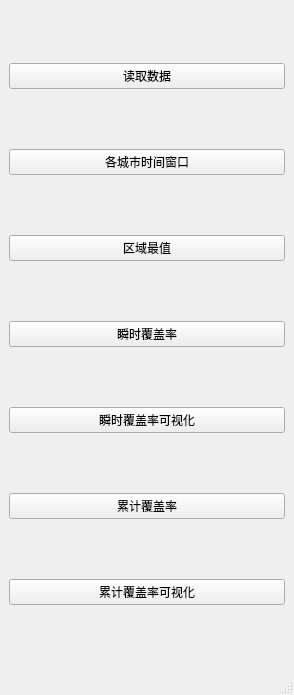
<?xml version="1.0" encoding="UTF-8"?>
<ui version="4.0">
 <class>MainWindow</class>
 <widget class="QMainWindow" name="MainWindow">
  <property name="geometry">
   <rect>
    <x>0</x>
    <y>0</y>
    <width>294</width>
    <height>695</height>
   </rect>
  </property>
  <property name="windowTitle">
   <string>MainWindow</string>
  </property>
  <widget class="QWidget" name="centralwidget">
   <layout class="QVBoxLayout" name="verticalLayout">
    <item>
     <widget class="QPushButton" name="pushButton">
      <property name="text">
       <string>读取数据</string>
      </property>
     </widget>
    </item>
    <item>
     <widget class="QPushButton" name="pushButton_2">
      <property name="text">
       <string>各城市时间窗口</string>
      </property>
     </widget>
    </item>
    <item>
     <widget class="QPushButton" name="pushButton_3">
      <property name="text">
       <string>区域最值</string>
      </property>
     </widget>
    </item>
    <item>
     <widget class="QPushButton" name="pushButton_4">
      <property name="text">
       <string>瞬时覆盖率</string>
      </property>
     </widget>
    </item>
    <item>
     <widget class="QPushButton" name="pushButton_5">
      <property name="text">
       <string>瞬时覆盖率可视化</string>
      </property>
     </widget>
    </item>
    <item>
     <widget class="QPushButton" name="pushButton_6">
      <property name="text">
       <string>累计覆盖率</string>
      </property>
     </widget>
    </item>
    <item>
     <widget class="QPushButton" name="pushButton_7">
      <property name="text">
       <string>累计覆盖率可视化</string>
      </property>
     </widget>
    </item>
   </layout>
  </widget>
  <widget class="QMenuBar" name="menubar">
   <property name="geometry">
    <rect>
     <x>0</x>
     <y>0</y>
     <width>294</width>
     <height>26</height>
    </rect>
   </property>
  </widget>
  <widget class="QStatusBar" name="statusbar"/>
 </widget>
 <resources/>
 <connections/>
</ui>
